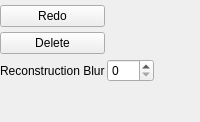
                   <widget class="QWidget" name="tab_2">
                    <attribute name="title">
                     <string>Manual In/Outpaint</string>
                    </attribute>
                    <layout class="QGridLayout" name="gridLayout_20">
                     <property name="leftMargin">
                      <number>0</number>
                     </property>
                     <property name="topMargin">
                      <number>5</number>
                     </property>
                     <property name="rightMargin">
                      <number>0</number>
                     </property>
                     <property name="bottomMargin">
                      <number>0</number>
                     </property>
                     <property name="horizontalSpacing">
                      <number>2</number>
                     </property>
                     <property name="verticalSpacing">
                      <number>5</number>
                     </property>
                     <item row="1" column="0">
                      <widget class="QPushButton" name="delete_2">
                       <property name="text">
                        <string>Delete</string>
                       </property>
                      </widget>
                     </item>
                     <item row="2" column="0">
                      <widget class="QLabel" name="label_17">
                       <property name="text">
                        <string>Reconstruction Blur</string>
                       </property>
                      </widget>
                     </item>
                     <item row="2" column="2">
                      <spacer name="horizontalSpacer">
                       <property name="orientation">
                        <enum>Qt::Horizontal</enum>
                       </property>
                       <property name="sizeHint" stdset="0">
                        <size>
                         <width>40</width>
                         <height>20</height>
                        </size>
                       </property>
                      </spacer>
                     </item>
                     <item row="2" column="1">
                      <widget class="QSpinBox" name="recons_blur">
                       <property name="maximum">
                        <number>200</number>
                       </property>
                      </widget>
                     </item>
                     <item row="0" column="0">
                      <widget class="QPushButton" name="redo">
                       <property name="text">
                        <string>Redo</string>
                       </property>
                      </widget>
                     </item>
                     <item row="3" column="1">
                      <spacer name="verticalSpacer_2">
                       <property name="orientation">
                        <enum>Qt::Vertical</enum>
                       </property>
                       <property name="sizeHint" stdset="0">
                        <size>
                         <width>20</width>
                         <height>40</height>
                        </size>
                       </property>
                      </spacer>
                     </item>
                    </layout>
                   </widget>
